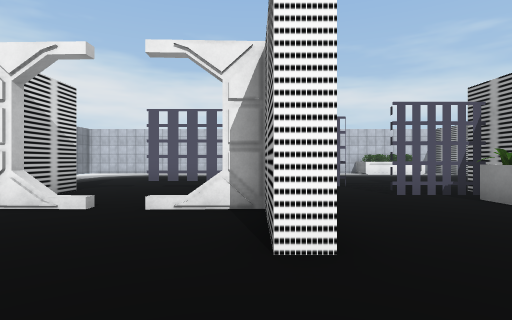
View 1 (above)

24 first-person views from a walk through a 3-D level made in the Unity game engine. The camera is 1.5 m above the floor, looks level and sees 80° across. The floor is counted in squares, 2 m on a side. Each view is taken from the middle of a square. On the plan, view 1 faces up. The plan holds only what a view shows up to about 10 squares ahead; the rest is blank. The place goes on beyond the plan. The player character is not drawn. Some surface patterns are stand-ins.

View 2
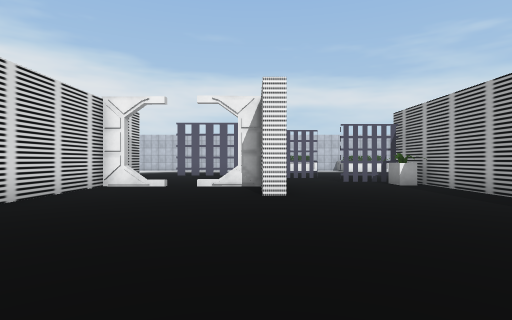

View 3
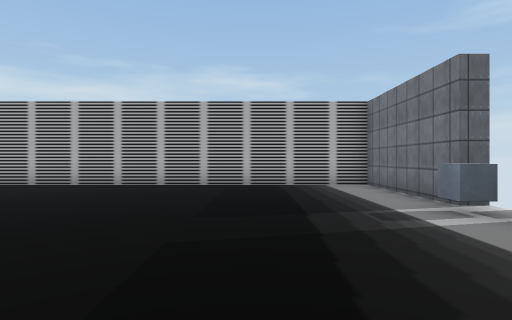

View 4
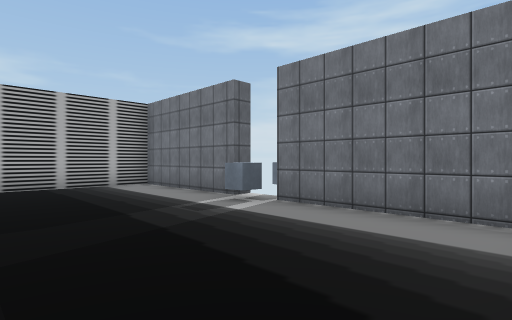

View 5
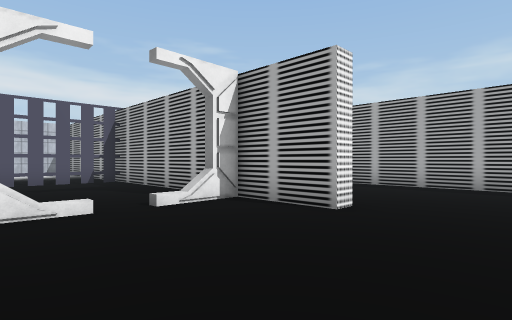

View 6
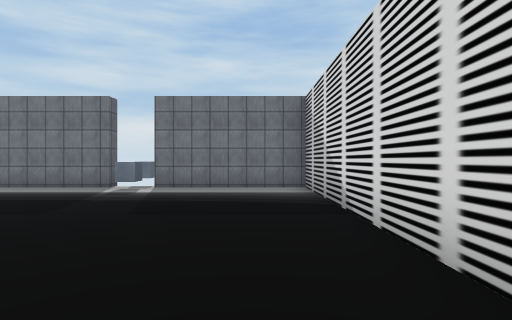

View 7
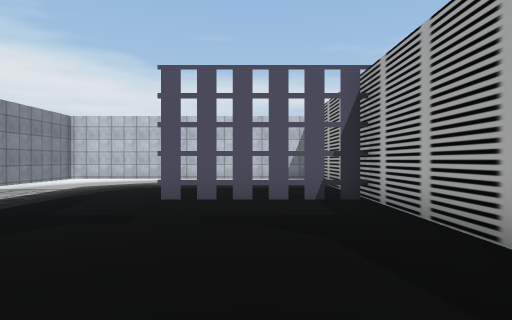

View 8
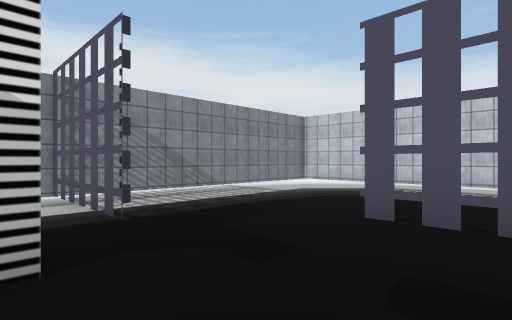

View 9
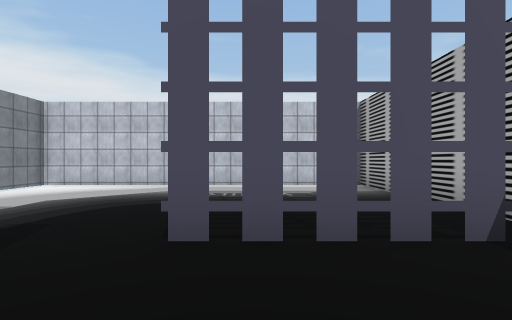

View 10
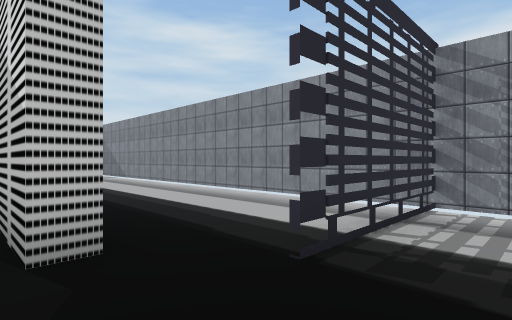

View 11
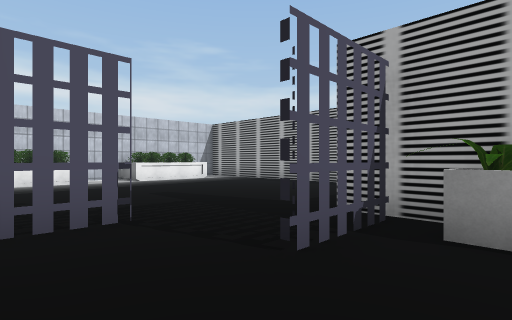

View 12
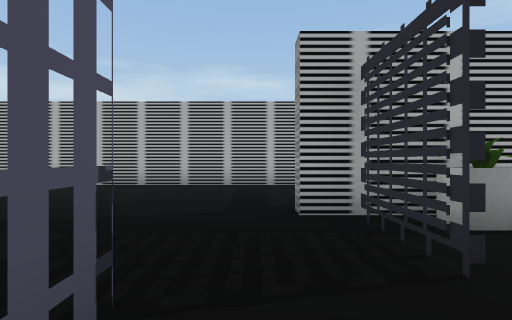

View 13
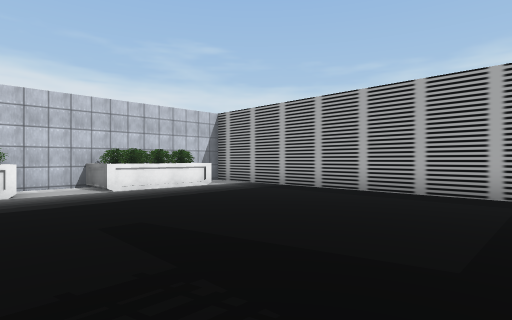

View 14
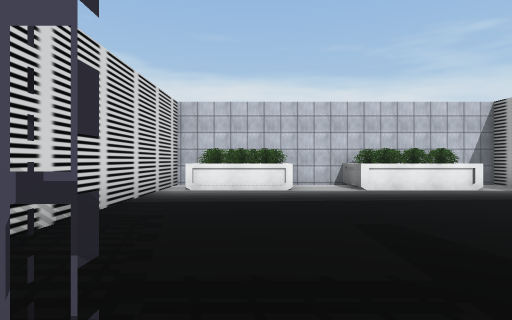

View 15
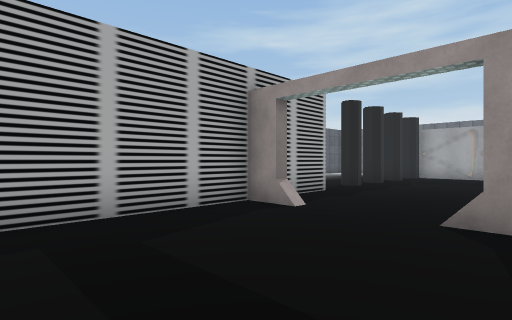

View 16
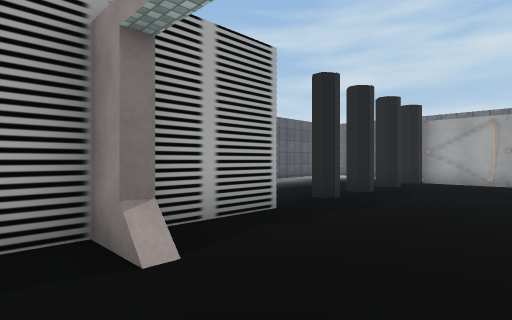

View 17
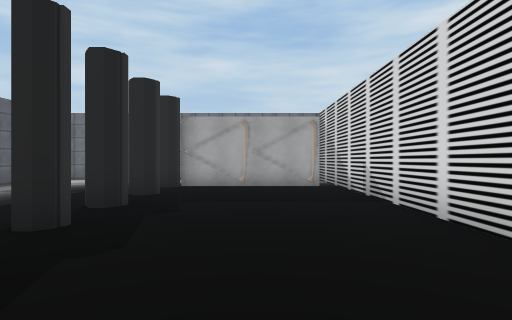

View 18
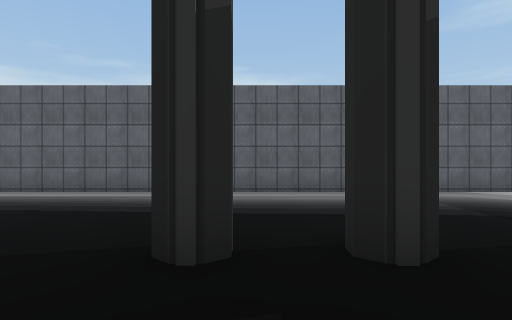

View 19
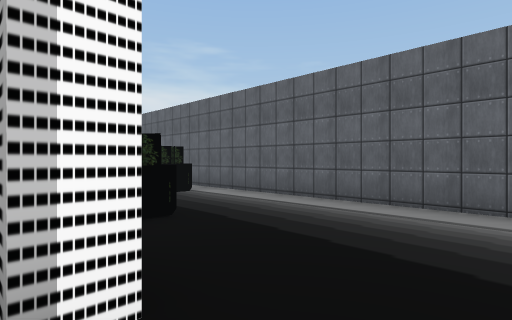

View 20
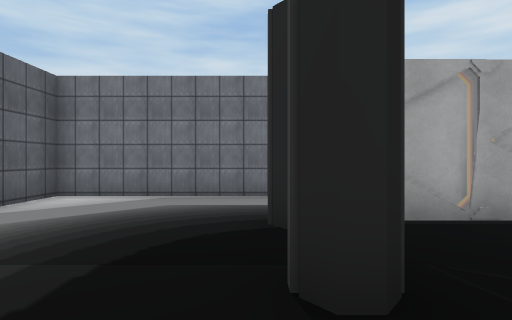

View 21
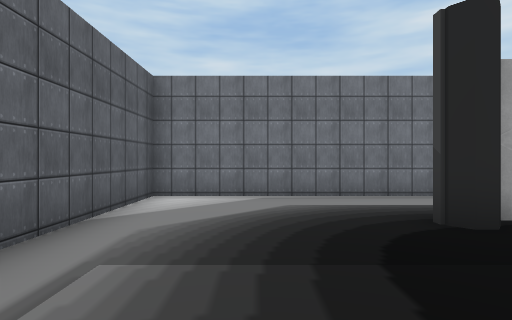

View 22
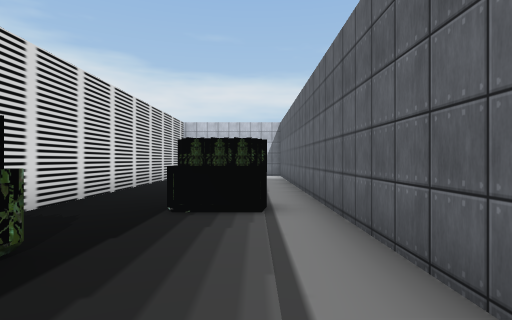

View 23
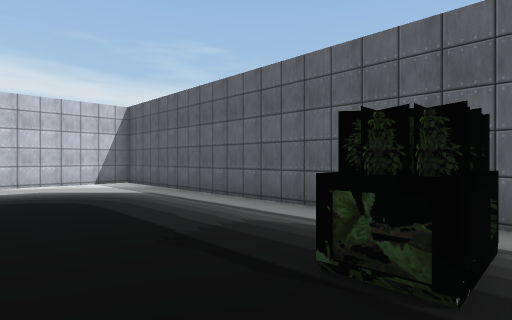

View 24
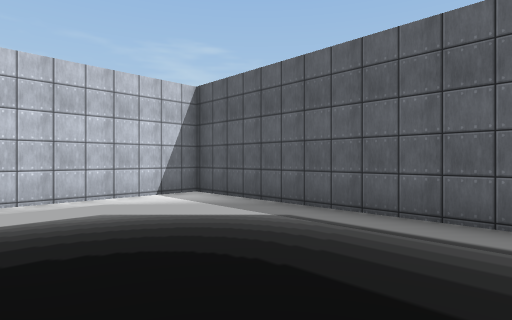

### Floor plan
Key: @ floor where view 1 was taken; # wall or solid block; x gap in a wall; . floor; = window, fence, low wall or low ledge; P plant; C cube; T thing the floor can be seen under or through; L column; O other object.
Columns run from 9 left of view 1 to 16 right of it. Each row starts with its distance up from view 1.
 18 ###########  ##   #  #####
 17 #........#.OO#.OOO.# ....#
 16 #........#.OOO.OOO.#.....#
 15 #........#.........#.....#
 14 #........#.........#.....#
 13 #........#.........#.....#
 12 #........#.........#.....#
 11 #.....TTT#.........#.....#
 10 #........#.........#.....#
  9 ####.....#=#.......#.....#
  8 #........#.........#..OO.#
  7 #...#....#..###....#.....#
  6 #...#....#....#....#.....#
  5 #...##...#...P##...#OO...#
  4 #...#....#....# ...#.....#
  3 #...#....#....# ...#.....#
  2 #.. #.........#..........#
  1 #.. #.........#..........#
  0  .. #....@....#....L.....#
 -1     #.........#....L.....#
 -2     #.........#..........#
 -3     #.........#....#L....#
 -4     #.........#..........#
 -5     #.........#.=#=#L....#
 -6     #.........#    ......#
 -7     #....C....#    ......#
 -8     #####Cx####   ########

Where each view was taken, in squares from view 1:
view 1: 0 up, 0 right, facing up
view 2: 4 down, 0 right, facing up
view 3: 4 down, 4 left, facing right
view 4: 3 down, 4 left, facing down-right
view 5: 0 up, 4 left, facing up-right
view 6: 1 up, 3 left, facing down
view 7: 5 up, 2 left, facing up
view 8: 7 up, 2 left, facing up-left
view 9: 8 up, 3 left, facing up
view 10: 10 up, 4 left, facing down-left
view 11: 5 up, 1 right, facing up-right
view 12: 8 up, 1 right, facing right
view 13: 8 up, 3 right, facing up-right
view 14: 8 up, 3 right, facing up
view 15: 9 up, 6 right, facing down-right
view 16: 6 up, 7 right, facing down-right
view 17: 4 up, 8 right, facing down
view 18: 0 up, 8 right, facing right
view 19: 1 up, 10 right, facing up-right
view 20: 1 down, 11 right, facing down
view 21: 1 down, 13 right, facing down
view 22: 3 up, 14 right, facing up
view 23: 7 up, 11 right, facing up-right
view 24: 11 up, 11 right, facing up-right
